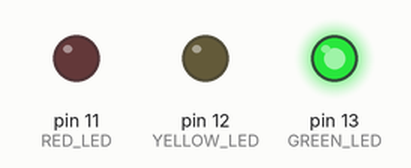
A program run on a simulated Arduino Mega 2560, built with avr-gcc and run on an emulated ATmega2560. On the bench: output pins drawn as LEDs (lit = HIGH).

Above: at 1.5 s.
At 3.7 s:
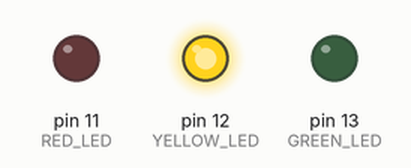
At 6.0 s:
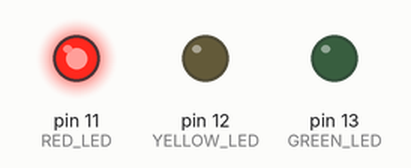
Timing chart, 0 to 9.8 s (numbered marks = the images above):
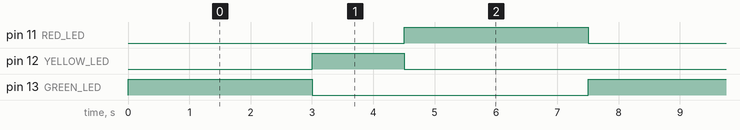

The program:

main.cpp
```cpp
/**
 * @file    main.cpp
 * @brief   RGB Traffic Light — cycles through green, yellow, and red LEDs
 *          to simulate a traffic light sequence.
 *
 * @board   Arduino Mega 2560 (Elegoo Mega R3)
 * @pins    11 = Red, 12 = Yellow, 13 = Green
 *
 * @author  Miguel
 * @date    2026-03-14
 */

// Arduino.h gives access to core Arduino functions like pinMode(),
// digitalWrite(), aÍnd delay(). Required when using PlatformIO.
#include <Arduino.h>

// *** Pin Assignments
// Maps each LED color to its digital output pin on the Arduino board.
const int GREEN_LED = 13;
const int YELLOW_LED = 12;
const int RED_LED = 11;

// *** Setup input
// Runs once on power-on. pinMode() configures each pin as OUTPUT so the
// Arduino can drive current through the LEDs.
void setup() {
    pinMode(GREEN_LED, OUTPUT);
    pinMode(YELLOW_LED, OUTPUT);
    pinMode(RED_LED, OUTPUT);
}

// *** Main Loop
// Runs continuously while the board has power.
// HIGH = voltage on (LED lit), LOW = voltage off (LED dark).
// delay() blocks execution for the given number of milliseconds.
void loop() {
    // GREEN — Go (3 seconds)
    digitalWrite(GREEN_LED, HIGH);
    digitalWrite(YELLOW_LED, LOW);
    digitalWrite(RED_LED, LOW);
    delay(3000);

    // YELLOW — Slow down (1.5 seconds)
    digitalWrite(GREEN_LED, LOW);
    digitalWrite(YELLOW_LED, HIGH);
    digitalWrite(RED_LED, LOW);
    delay(1500);

    // RED — Stop (3 seconds)
    digitalWrite(GREEN_LED, LOW);
    digitalWrite(YELLOW_LED, LOW);
    digitalWrite(RED_LED, HIGH);
    delay(3000);
}
```

Measured:
- by itself, pin 11 (RED_LED), pin 13 (GREEN_LED): alternates HIGH for 3.0 s and LOW for 4.5 s
- by itself, pin 12 (YELLOW_LED): alternates HIGH for 1.5 s and LOW for 6.0 s
- by itself, everything shown: repeats every 7.5 s, in 3 steps
